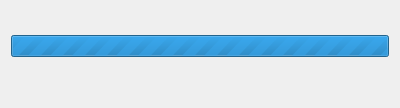
<ui version="4.0" >
 <class>PkTransaction</class>
 <widget class="QWidget" name="PkTransaction" >
  <property name="windowModality" >
   <enum>Qt::ApplicationModal</enum>
  </property>
  <property name="geometry" >
   <rect>
    <x>0</x>
    <y>0</y>
    <width>400</width>
    <height>106</height>
   </rect>
  </property>
  <property name="sizePolicy" >
   <sizepolicy vsizetype="MinimumExpanding" hsizetype="MinimumExpanding" >
    <horstretch>0</horstretch>
    <verstretch>0</verstretch>
   </sizepolicy>
  </property>
  <property name="minimumSize" >
   <size>
    <width>360</width>
    <height>0</height>
   </size>
  </property>
  <property name="windowTitle" >
   <string>KPackageKit - Transaction</string>
  </property>
  <property name="locale" >
   <locale country="UnitedStates" language="English" />
  </property>
  <layout class="QGridLayout" name="gridLayout" >
   <item row="0" column="0" colspan="2" >
    <widget class="QLabel" name="currentL" >
     <property name="font" >
      <font>
       <pointsize>12</pointsize>
       <weight>75</weight>
       <bold>true</bold>
      </font>
     </property>
     <property name="locale" >
      <locale country="UnitedStates" language="English" />
     </property>
     <property name="text" >
      <string/>
     </property>
     <property name="alignment" >
      <set>Qt::AlignCenter</set>
     </property>
    </widget>
   </item>
   <item row="1" column="0" colspan="2" >
    <widget class="QProgressBar" name="progressBar" >
     <property name="locale" >
      <locale country="UnitedStates" language="English" />
     </property>
     <property name="maximum" >
      <number>0</number>
     </property>
    </widget>
   </item>
   <item row="2" column="0" colspan="2" >
    <widget class="QLabel" name="descriptionL" >
     <property name="font" >
      <font>
       <weight>75</weight>
       <bold>true</bold>
      </font>
     </property>
     <property name="text" >
      <string/>
     </property>
    </widget>
   </item>
   <item row="3" column="0" >
    <widget class="QLabel" name="packageL" >
     <property name="text" >
      <string/>
     </property>
    </widget>
   </item>
   <item row="3" column="1" >
    <widget class="QLabel" name="timeL" >
     <property name="text" >
      <string/>
     </property>
    </widget>
   </item>
   <item row="4" column="0" colspan="2" >
    <spacer name="verticalSpacer" >
     <property name="orientation" >
      <enum>Qt::Vertical</enum>
     </property>
     <property name="sizeHint" stdset="0" >
      <size>
       <width>20</width>
       <height>0</height>
      </size>
     </property>
    </spacer>
   </item>
  </layout>
 </widget>
 <resources/>
 <connections/>
</ui>
